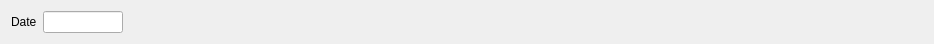
<?xml version="1.0" encoding="UTF-8"?>
<ui version="4.0">
 <class>FCityTrayLedger</class>
 <widget class="QWidget" name="FCityTrayLedger">
  <property name="geometry">
   <rect>
    <x>0</x>
    <y>0</y>
    <width>934</width>
    <height>38</height>
   </rect>
  </property>
  <property name="windowTitle">
   <string>Form</string>
  </property>
  <layout class="QHBoxLayout" name="horizontalLayout">
   <item>
    <widget class="QLabel" name="label">
     <property name="text">
      <string>Date</string>
     </property>
    </widget>
   </item>
   <item>
    <widget class="EDateEdit" name="deDate">
     <property name="maximumSize">
      <size>
       <width>80</width>
       <height>16777215</height>
      </size>
     </property>
    </widget>
   </item>
   <item>
    <spacer name="horizontalSpacer">
     <property name="orientation">
      <enum>Qt::Horizontal</enum>
     </property>
     <property name="sizeHint" stdset="0">
      <size>
       <width>798</width>
       <height>20</height>
      </size>
     </property>
    </spacer>
   </item>
  </layout>
 </widget>
 <customwidgets>
  <customwidget>
   <class>EDateEdit</class>
   <extends>QLineEdit</extends>
   <header location="global">edateedit.h</header>
  </customwidget>
 </customwidgets>
 <resources/>
 <connections/>
</ui>
